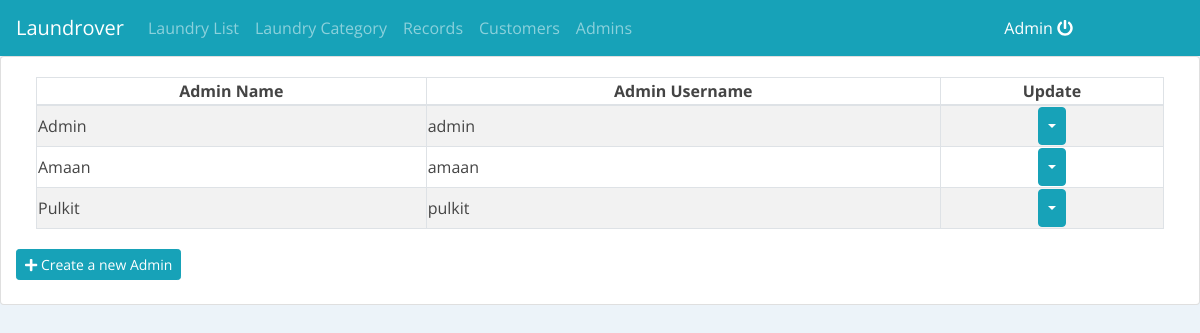
/index.php?page=admins (signed in), run on the app's committed database.
### tables this page shows
CREATE TABLE `users` (
  `id` int NOT NULL,
  `name` varchar(200) NOT NULL,
  `username` varchar(100) NOT NULL,
  `password` varchar(200) NOT NULL,
  PRIMARY KEY(id)
);

### admins.php (the view, shortened to what this page needs)
<div class="container-fluid">
	<div class="row">
		<div class="card col-lg-12">
			<div class="card-body">
				<table class="table-striped table-bordered col-md-12">
			<thead>
				<tr>
					<th class="text-center">Admin Name</th>
					<th class="text-center">Admin Username</th>
					<th class="text-center">Update</th>
				</tr>
			</thead>
			<tbody>
				<?php
 					include 'db_connect.php';
 					$users = $conn->query("SELECT * FROM users order by name asc");
 					while($row= $users->fetch_assoc()):
				 ?>
				 <tr>
				 	<td>
				 		<?php echo $row['name'] ?>
				 	</td>
				 	<td>
				 		<?php echo $row['username'] ?>
				 	</td>
				 	<td>
				 		<center>
								<div class="btn-group">
								  <button type="button" class="btn btn-info dropdown-toggle dropdown-toggle-split" data-toggle="dropdown" aria-haspopup="true" aria-expanded="false">
								  </button>
								</div>
								</center>
				 	</td>
				 </tr>
				<?php endwhile; ?>
			</tbody>
		</table>
			</div>
			<div class="row">
			<div class="col-lg-12">
					<button class="btn btn-info float-left btn-sm" id="new_user"><i class="fa fa-plus"></i> Create a new Admin</button>
			</div>
			</div>
			<br>
		</div>
	</div>
</div>

### assets/css/style.css (style rules this page uses)
body { font-family: "Open Sans", sans-serif; color: #444444; width: 100%; height: calc(100%); }

### index.php (style rules this page uses)
body { background: #Ecf3f9; }

### data on the page
users: name "Admin", username "admin"
users: name "Amaan", username "amaan"
users: name "Pulkit", username "pulkit"

### other printed values
$_SESSION['login_name'] "Admin"
